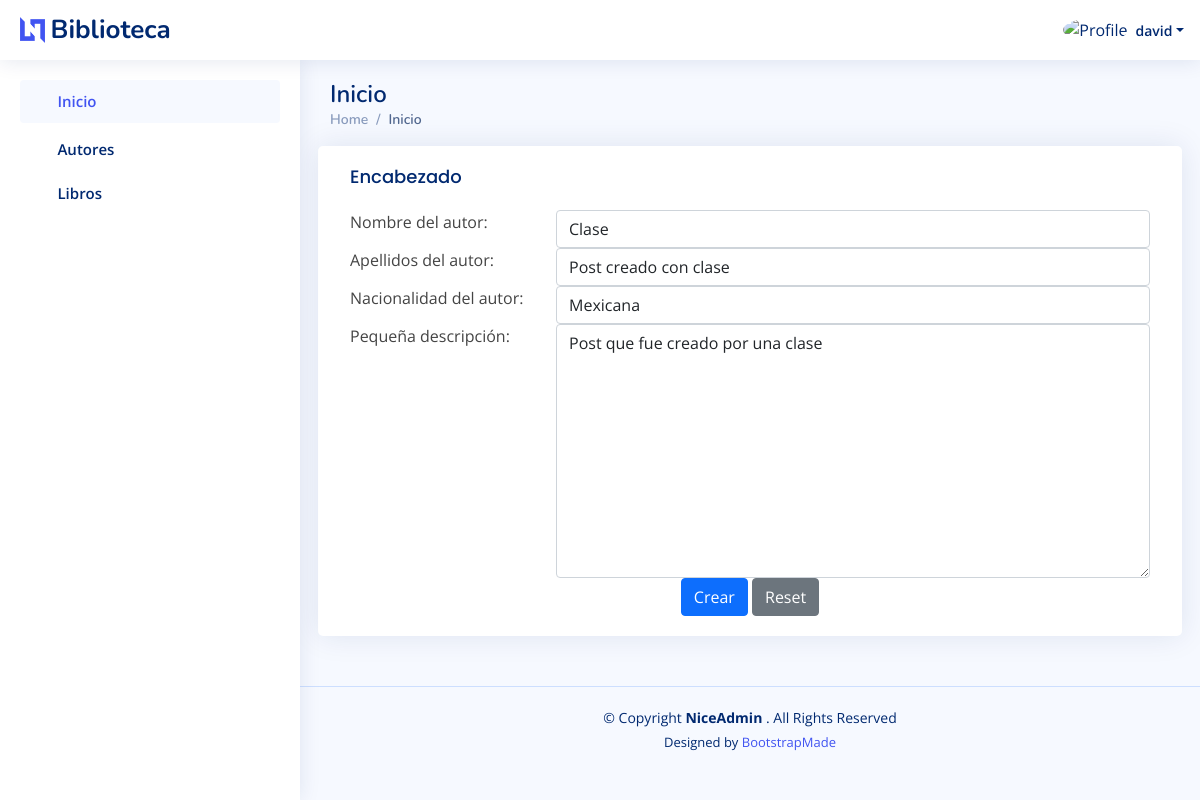
The page /libro/editar_autor/16 (signed in) on the database its author committed.
### apps/libro/models.py (models this page shows, shortened)
class Autor(models.Model):
    id = models.AutoField(_("id"), primary_key=True)
    nombre = models.CharField(
        _("Nombre"), max_length=200, blank=False, null=False)
    apellidos = models.CharField(
        _("Apellidos"), max_length=200, blank=False, null=False)
    nacionalidad = models.CharField(
        _("Nacionalidad"), max_length=100, blank=False, null=False)
    descripcion = models.TextField(_("Descripcion"), blank=False, null=False)
    estado = models.BooleanField(_("Estado"), default=True)
    fecha_creacion = models.DateField(
        _("Fecha de creación"), auto_now=True, auto_now_add=False)
    class Meta:
        verbose_name = _("Autor")
        verbose_name_plural = _("Autores")
        ordering = ["nombre"]

### apps/libro/views.py (the view)
# urls.py: path('editar_autor/<int:pk>', AutorUpdateView.as_view(), name='editar_autor'),
class AutorUpdateView(LoginRequiredMixin, UpdateView):
    model = Autor
    template_name = "libro/autor/crear_autor.html"
    form_class = AutorForm
    success_url = reverse_lazy('libro:listar_autor')

### templates/libro/autor/crear_autor.html (shortened to what this page needs)
{% extends 'index.html' %}
{% load static %}
{% block body %}
    <div class="card">
        <div class="card-body">
            <h5 class="card-title">Encabezado</h5>
            <form method="POST" action="#" enctype="multipart/form-data" class="form-horizontal">
                {% if error %}
                    <h2>
                        {{ error }}
                    </h2>
                {% else %}
                    <div class="row form-group">
                        <div class="col col-md-3"> {{ form.nombre.label }} </div>
                        <div class="col-12 col-md-9"> {{ form.nombre }} </div>
                    </div>
                    <div class="row form-group">
                        <div class="col col-md-3"> {{ form.apellidos.label }} </div>
                        <div class="col-12 col-md-9"> {{ form.apellidos }} </div>
                    </div>
                    <div class="row form-group">
                        <div class="col col-md-3"> {{ form.nacionalidad.label }} </div>
                        <div class="col-12 col-md-9"> {{ form.nacionalidad }} </div>
                    </div>
                    <div class="row form-group">
                        <div class="col col-md-3"> {{ form.descripcion.label }} </div>
                        <div class="col-12 col-md-9"> {{ form.descripcion }} </div>
                    </div>
                    <div class="row">
                        <div class="text-center">
                            <button type="submit" class="btn btn-primary">Crear</button>
                            <button type="reset" class="btn btn-secondary">Reset</button>
                        </div>
                    </div>
                {% endif %}
            </form>
        </div>
    </div>
{% endblock body %}

### templates/index.html (shortened to what this page needs)
<!DOCTYPE html>
{% load static %}
<html lang="es">
    <head>
        <link href="{% static 'biblioteca/assets/vendor/bootstrap/css/bootstrap.min.css' %}" rel="stylesheet">
        <link href="{% static 'biblioteca/assets/vendor/bootstrap-icons/bootstrap-icons.css' %}" rel="stylesheet">
        <link href="{% static 'biblioteca/assets/vendor/boxicons/css/boxicons.min.css' %}" rel="stylesheet">
        <link href="{% static 'biblioteca/assets/vendor/quill/quill.snow.css' %}" rel="stylesheet">
        <link href="{% static 'biblioteca/assets/vendor/quill/quill.bubble.css' %}" rel="stylesheet">
        <link href="{% static 'biblioteca/assets/vendor/remixicon/remixicon.css' %}" rel="stylesheet">
        <link
        href="{% static 'biblioteca/assets/vendor/simple-datatables/style.css' %}" rel="stylesheet">
        <link
        rel="stylesheet" href="{% static 'lib/fontawesome-6/css/all.min.css' %}">
        <link
        href="{% static 'biblioteca/assets/css/style.css' %}" rel="stylesheet">
    </head>
    <body>
        <header id="header" class="header fixed-top d-flex align-items-center">
            <div class="d-flex align-items-center justify-content-between">
                <a href="{% url 'index' %}" class="logo d-flex align-items-center">
                    <img src="{% static 'biblioteca/assets/img/logo.png' %}" alt="">
                    <span class="d-none d-lg-block">Biblioteca</span>
                </a>
                <i class="bi bi-list toggle-sidebar-btn"></i>
            </div>
            <nav class="header-nav ms-auto">
                <ul class="d-flex align-items-center">
                    <li class="nav-item dropdown pe-3">
                        {% if user.is_authenticated %}
                            <a class="nav-link nav-profile d-flex align-items-center pe-0" href="#" data-bs-toggle="dropdown">
                                <img src="{% static 'biblioteca/assets/img/profile-img.jpg' %}" alt="Profile" class="rounded-circle">
                                <span class="d-none d-md-block dropdown-toggle ps-2">
                                    {{ user.username }}</span>
                            </a>
                        {% else %}
                            <a class="nav-link nav-profile d-flex align-items-center pe-0" href="{% url 'login' %}">
                                <i class="fa-solid fa-right-to-bracket"></i>
                                <span class="d-none d-md-block ps-2">
                                    Login</span>
                            </a>
                        {% endif %}
                    </li>
                </ul>
            </nav>
        </header>
        <aside id="sidebar" class="sidebar">
            <ul class="sidebar-nav" id="sidebar-nav">
                <li class="nav-item">
                    <a class="nav-link " href="index.html">
                        <i class="fa-solid fa-house-chimney"></i>
                        <span>Inicio</span>
                    </a>
                </li>
                <li class="nav-item">
                    <a class="nav-link collapsed" data-bs-target="#components-nav-autor" data-bs-toggle="collapse" href="#">
                        <i class="fa-solid fa-users"></i>
                        <span>Autores</span>
                        <i class="bi bi-chevron-down ms-auto"></i>
                    </a>
                    <a class="nav-link collapsed" data-bs-target="#components-nav-libros" data-bs-toggle="collapse" href="#">
                        <i class="fa-solid fa-book"></i>
                        <span>Libros</span>
                        <i class="bi bi-chevron-down ms-auto"></i>
                    </a>
                </li>
            </ul>
        </aside>
        <main id="main" class="main">
            <div class="pagetitle">
                <h1>Inicio</h1>
                <nav>
                    <ol class="breadcrumb">
                        <li class="breadcrumb-item">
                            <a href="{% url 'index' %}">Home</a>
                        </li>
                        <li class="breadcrumb-item active">Inicio</li>
                    </ol>
                </nav>
            </div>
            <section class="section dashboard">
                <div class="row">
                    {% block body %}{% endblock body %}
                </div>
            </section>
        </main>
        <footer id="footer" class="footer">
            <div class="copyright">
                &copy; Copyright
                <strong>
                    <span>NiceAdmin</span>
                </strong>. All Rights Reserved
            </div>
            <div class="credits">
                Designed by
                    <a href="https://bootstrapmade.com/"> BootstrapMade</a>
            </div>
        </footer>
    </body>
</html>

### static/biblioteca/assets/css/style.css (style rules this page uses)
:root { scroll-behavior: smooth; }
body { font-family: "Open Sans", sans-serif; background: #f6f9ff; color: #444444; }
a { color: #4154f1; text-decoration: none; }
h1, h2, h3, h4, h5, h6 { font-family: "Nunito", sans-serif; }
#main { margin-top: 60px; padding: 20px 30px; transition: all 0.3s; }
.pagetitle { margin-bottom: 10px; }
.pagetitle h1 { font-size: 24px; margin-bottom: 0; font-weight: 600; color: #012970; }
.card { margin-bottom: 30px; border: none; border-radius: 5px; box-shadow: 0px 0 30px rgba(1, 41, 112, 0.1); }
.card-title { padding: 20px 0 15px 0; font-size: 18px; font-weight: 500; color: #012970; font-family: "Poppins", sans-serif; }
.card-body { padding: 0 20px 20px 20px; }
.breadcrumb { font-size: 14px; font-family: "Nunito", sans-serif; color: #899bbd; font-weight: 600; }
.breadcrumb a { color: #899bbd; transition: 0.3s; }
.breadcrumb .breadcrumb-item::before { color: #899bbd; }
.breadcrumb .active { color: #51678f; font-weight: 600; }
.logo { line-height: 1; }
@media (min-width: 1200px) { .logo { width: 280px; } }
.logo img { max-height: 26px; margin-right: 6px; }
.logo span { font-size: 26px; font-weight: 700; color: #012970; font-family: "Nunito", sans-serif; }
.header { transition: all 0.5s; z-index: 997; height: 60px; box-shadow: 0px 2px 20px rgba(1, 41, 112, 0.1); background-color: #fff; padding-left: 20px; }
.header .toggle-sidebar-btn { font-size: 32px; padding-left: 10px; cursor: pointer; color: #012970; }
.header-nav ul { list-style: none; }
.header-nav > ul { margin: 0; padding: 0; }
.header-nav .nav-profile { color: #012970; }
.header-nav .nav-profile img { max-height: 36px; }
.header-nav .nav-profile span { font-size: 14px; font-weight: 600; }
.sidebar { position: fixed; top: 60px; left: 0; bottom: 0; width: 300px; z-index: 996; transition: all 0.3s; padding: 20px; overflow-y: auto; scrollbar-width: thin; scrollbar-color: #aab7cf transparent; box-shadow: 0px 0px 20px rgba(1, 41, 112, 0.1); background-color: #fff; }
@media (min-width: 1200px) { #main, #footer { margin-left: 300px; } }
.sidebar-nav { padding: 0; margin: 0; list-style: none; }
.sidebar-nav li { padding: 0; margin: 0; list-style: none; }
.sidebar-nav .nav-item { margin-bottom: 5px; }
.sidebar-nav .nav-link { display: flex; align-items: center; font-size: 15px; font-weight: 600; color: #4154f1; transition: 0.3; background: #f6f9ff; padding: 10px 15px; border-radius: 4px; }
.sidebar-nav .nav-link i { font-size: 16px; margin-right: 10px; color: #4154f1; }
.sidebar-nav .nav-link.collapsed { color: #012970; background: #fff; }
.sidebar-nav .nav-link.collapsed i { color: #899bbd; }
.sidebar-nav .nav-link .bi-chevron-down { margin-right: 0; transition: transform 0.2s ease-in-out; }
.footer { padding: 20px 0; font-size: 14px; transition: all 0.3s; border-top: 1px solid #cddfff; }
.footer .copyright { text-align: center; color: #012970; }
.footer .credits { padding-top: 5px; text-align: center; font-size: 13px; color: #012970; }

### rows shown on the page
Autor: nombre "Clase", apellidos "Post creado con clase", nacionalidad "Mexicana", descripcion "Post que fue creado por una clase"

### other values the page prints
{{ user.username }} "david"
